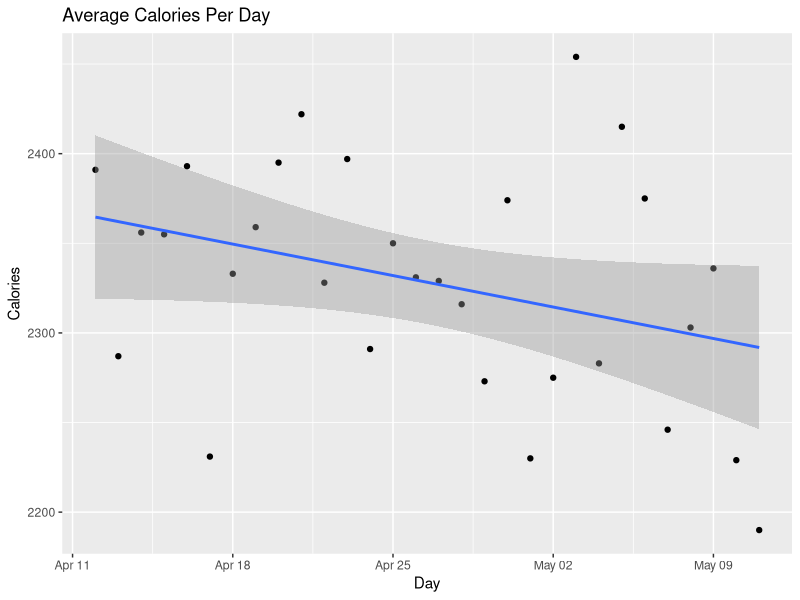
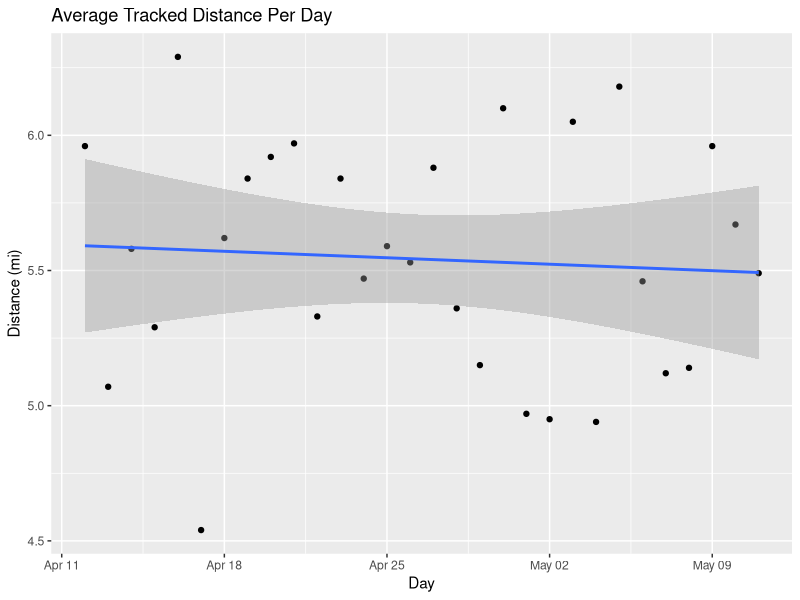
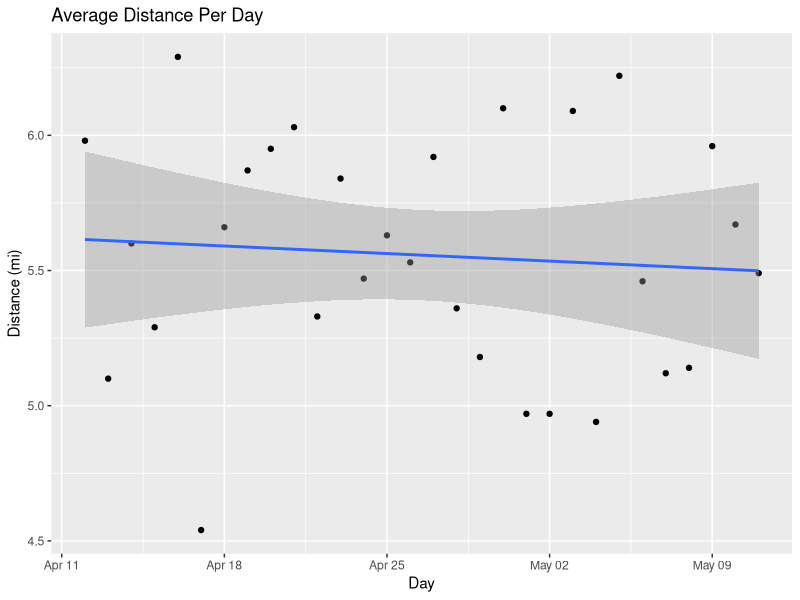
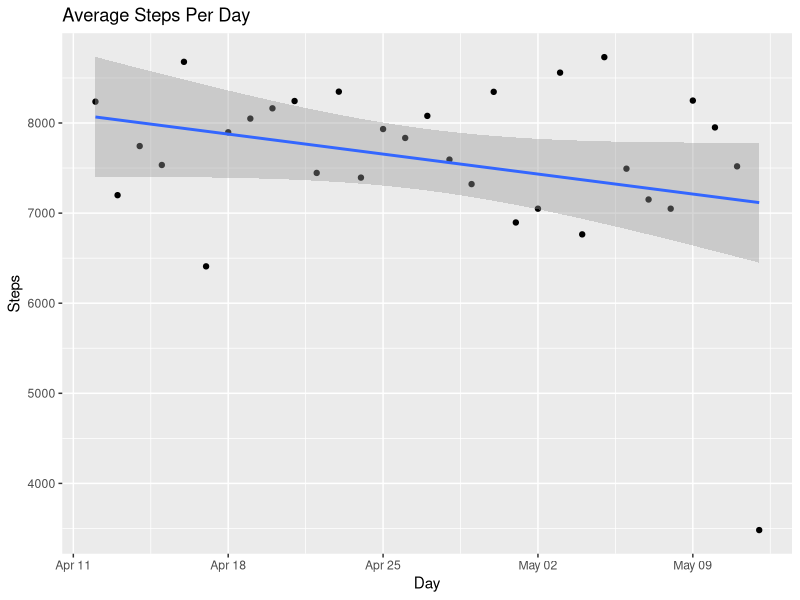

Here is the R script that generated these plots, in order:
# installs necessary packages to complete analysis 
install.packages('rmarkdown')
library(rmarkdown)
library(tidyverse) 
library(ggplot2)
library(dplyr)

#####  Calories   #################################

# loads calories file
library(readxl)
  calories <- read_excel("SQL Query Code/Results/Average Calories per day.xls")
  calo = data.frame(calories) 
  
    
  #Filters out the outlier
  filt_calo = filter(calo, Calories_Per_day > 1900) 
  
  # Makes scatter plot for the Average Calories per day
  ggplot(data= filt_calo, mapping = aes(x=ActivityDate, y=Calories_Per_day)) +geom_point() +
  geom_smooth(method = lm) + ggtitle('Average Calories Per Day') + labs(x = 'Day', y ='Calories')



#####  Tracked Distance  ##########################

# loads tracked distance file
library(readxl)
tracked_distance <- read_excel("SQL Query Code/Results/Average Distance Tracked.xls")
trac = data.frame(tracked_distance)

#Filters out the outlier
filt_trac = filter(trac, Distance_tracked_Per_Day > 2.5) 

# Makes scatter plot for the Average Tracked Distance per day
ggplot(data=filt_trac, mapping = aes(x=ActivityDate, y=Distance_tracked_Per_Day)) +geom_point() +
  geom_smooth(method = lm) + ggtitle('Average Tracked Distance Per Day') + labs(x = 'Day', y ='Distance (mi)')




##### Distance #########################

# loads distance file
library(readxl)
distance <- read_excel("SQL Query Code/Results/Average Distance Traveled.xls")
dis = data.frame(distance)

#Filters out the outlier
filt_dis= filter(dis, Distance_traveled_Per_Day > 2.5) 

# Makes scatter plot for the Average Tracked Distance per day
ggplot(data=filt_dis, mapping = aes(x=ActivityDate, y=Distance_traveled_Per_Day)) +geom_point() +
  geom_smooth(method = lm) + ggtitle('Average Distance Per Day') + labs(x = 'Day', y ='Distance (mi)')




#####  Steps  ###############################

# loads steps file 
library(readxl)
steps <- read_excel("SQL Query Code/Results/Average steps per day.xls")
ste = data.frame(steps)

#Filters out the outlier
filt_ste = filter(ste, Average_Total_steps > 2.5)

# Makes scatter plot for the Average Tracked Distance per day
ggplot(data=filt_ste, mapping = aes(x=ActivityDate, y=Average_Total_steps)) +geom_point() +
  geom_smooth(method = lm) + ggtitle('Average Steps Per Day') + labs(x = 'Day', y ='Steps')
